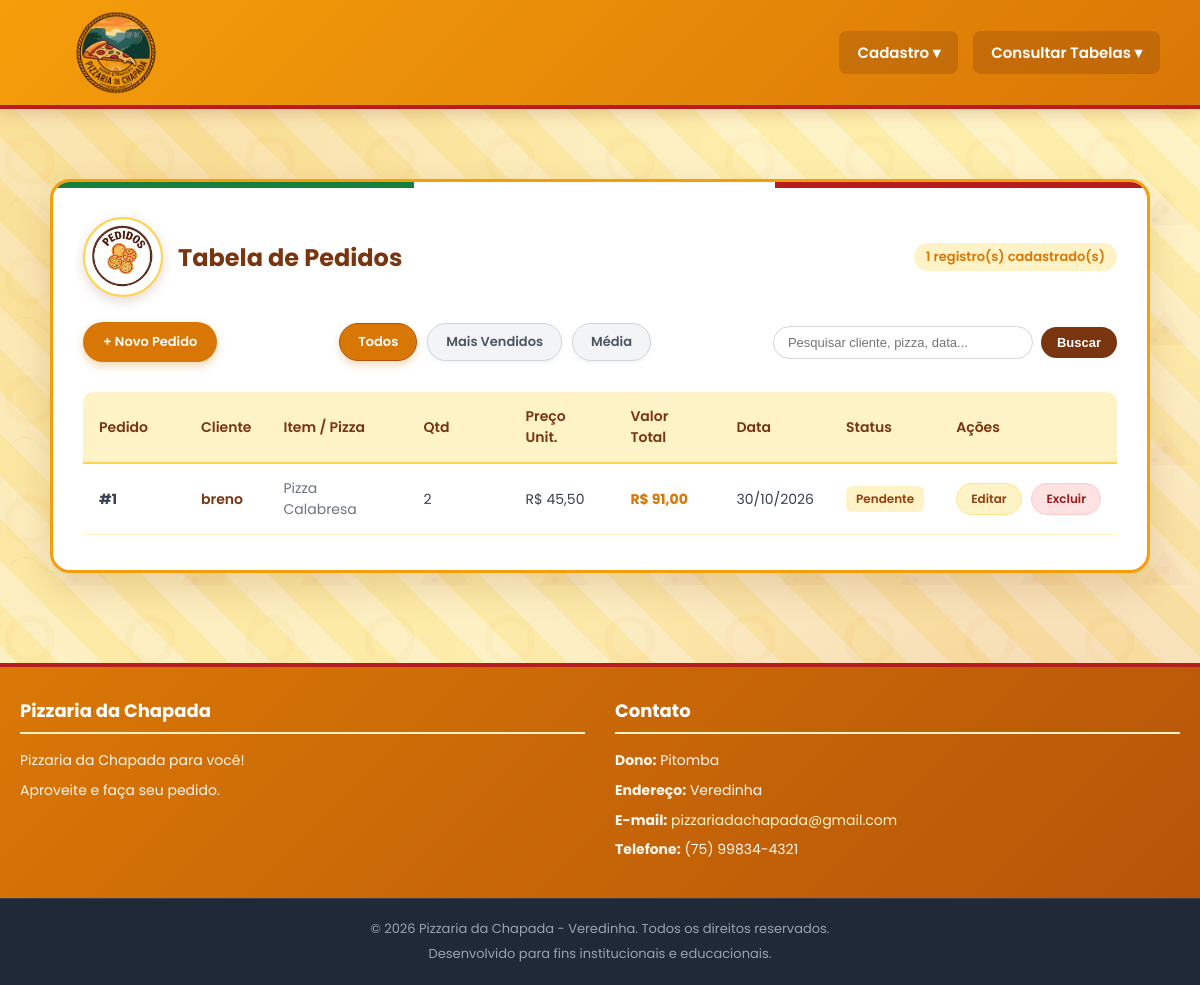
/consultar_pedido.php, run on an earlier commit of the app's database.
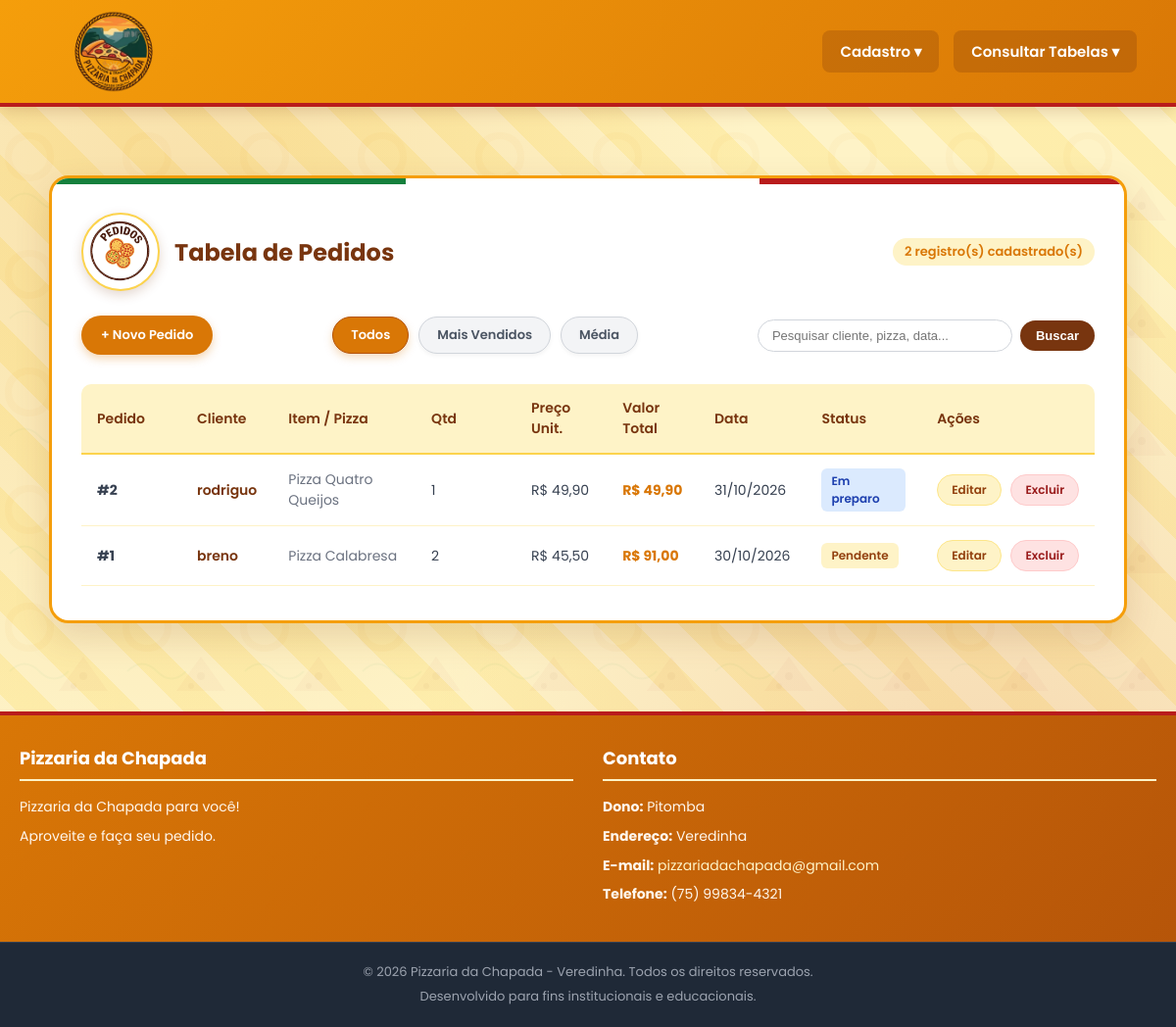
And on a later commit of the database.
### tables this page shows
CREATE TABLE IF NOT EXISTS pedido (
    id INT PRIMARY KEY AUTO_INCREMENT,
    data_pedido DATETIME NOT NULL DEFAULT CURRENT_TIMESTAMP,
    status VARCHAR(30) NOT NULL DEFAULT 'Pendente',
    valor_total DECIMAL(10, 2) NOT NULL DEFAULT 0.00,
    id_cliente INT NOT NULL,
    FOREIGN KEY (id_cliente) REFERENCES cliente(id) ON UPDATE CASCADE
);

CREATE TABLE IF NOT EXISTS cliente (
    id INT PRIMARY KEY AUTO_INCREMENT,
    nome VARCHAR(100) NOT NULL,
    email VARCHAR(100) UNIQUE DEFAULT NULL,
    senha VARCHAR(255) DEFAULT NULL,
    telefone VARCHAR(20),
    endereco VARCHAR(255),
    datacad DATETIME NOT NULL DEFAULT CURRENT_TIMESTAMP,
    nivel_acesso INT NOT NULL DEFAULT 1
);

CREATE TABLE IF NOT EXISTS produto (
    id INT PRIMARY KEY AUTO_INCREMENT,
    nome VARCHAR(150) NOT NULL,
    preco DECIMAL(10, 2) NOT NULL,
    estoque INT NOT NULL DEFAULT 0,
    id_categoria INT NOT NULL,
    FOREIGN KEY (id_categoria) REFERENCES categoria(id) ON UPDATE CASCADE
);

CREATE TABLE IF NOT EXISTS item_pedido (
    id INT PRIMARY KEY AUTO_INCREMENT,
    id_pedido INT NOT NULL,
    id_produto INT NOT NULL,
    quantidade INT NOT NULL,
    preco_unitario DECIMAL(10, 2) NOT NULL,
    FOREIGN KEY (id_pedido) REFERENCES pedido(id) ON DELETE CASCADE ON UPDATE CASCADE,
    FOREIGN KEY (id_produto) REFERENCES produto(id) ON UPDATE CASCADE
);

### consultar_pedido.php (the view, shortened to what the changed rows need)
<?php
include "conexao.php";
$filtro = isset($_GET['filtro']) ? $_GET['filtro'] : 'todos';
$sql = "SELECT p.id, p.data_pedido, p.status, p.valor_total, c.nome AS cliente_nome,
               pr.nome AS produto_nome, ip.quantidade, ip.preco_unitario
        FROM pedido p
        INNER JOIN cliente c ON p.id_cliente = c.id
        LEFT JOIN item_pedido ip ON p.id = ip.id_pedido
        LEFT JOIN produto pr ON ip.id_produto = pr.id
        WHERE 1=1";
if ($filtro === 'mais_vendidos') {
    $sql .= " ORDER BY ip.quantidade DESC, p.id DESC";
} else {
    $sql .= " ORDER BY p.id DESC";
}
$resultado = mysqli_query($conexao, $sql);
$total_ped = ($resultado) ? mysqli_num_rows($resultado) : 0;
?>
<!DOCTYPE html>
<html lang="pt-br">
<head>
    <link rel="stylesheet" href="style/base.css?v=10.0">
    <link rel="stylesheet" href="style/menu.css?v=10.0">
    <link rel="stylesheet" href="style/rodape.css?v=10.0">
    <link rel="stylesheet" href="style/componentes.css?v=10.0">
    <link rel="stylesheet" href="style/tabelas.css?v=10.0">
    <link rel="stylesheet" href="style/consultas.css?v=10.0">
</head>
<body class="bg-pizzaria">
    <div class="main-wrapper">
        <div class="table-card-container">
            <div class="table-header-flex">
                <div class="title-with-logo">
                    <img src="Pedidos.png" alt="Logo Pedidos" class="section-logo">
                    <h2>Tabela de Pedidos</h2>
                </div>
                <span class="badge-count"><?= $total_ped ?> registro(s) cadastrado(s)</span>
            </div>
            <div class="table-responsive">
                <table class="modern-table">
                    <thead>
                        <tr>
                            <th class="col-id">Pedido</th>
                            <th>Cliente</th>
                            <th>Item / Pizza</th>
                            <th class="col-qtd">Qtd</th>
                            <th>Preço Unit.</th>
                            <th>Valor Total</th>
                            <th>Data</th>
                            <th>Status</th>
                            <th class="col-acoes">Ações</th>
                        </tr>
                    </thead>
                    <tbody>
                        <?php if ($total_ped > 0): ?>
                            <?php while ($linha = mysqli_fetch_assoc($resultado)): ?>
                                <tr>
                                    <td><strong>#<?= (int)$linha['id'] ?></strong></td>
                                    <td><span class="category-name"><?= htmlspecialchars($linha['cliente_nome']) ?></span></td>
                                    <td><span class="category-desc"><?= htmlspecialchars($linha['produto_nome'] ?: 'Item avulso') ?></span></td>
                                    <td><?= (int)($linha['quantidade'] ?: 1) ?></td>
                                    <td>R$ <?= number_format($linha['preco_unitario'] ?: 0, 2, ',', '.') ?></td>
                                    <td><strong class="valor-total">R$ <?= number_format($linha['valor_total'], 2, ',', '.') ?></strong></td>
                                    <td>
                                        <?php
                                        if (!empty($linha['data_pedido'])) {
                                            $timestamp = strtotime($linha['data_pedido']);
                                            echo $timestamp !== false ? date('d/m/Y', $timestamp) : htmlspecialchars($linha['data_pedido']);
                                        } else {
                                            echo '-';
                                        }
                                        ?>
                                    </td>
                                    <td>
                                        <?php
                                        $status = $linha['status'];
                                        $status_classes = [
                                            'Pendente' => 'status-pendente',
                                            'Em preparo' => 'status-preparo',
                                            'Saiu para entrega' => 'status-entrega',
                                            'Entregue' => 'status-entregue',
                                        ];
                                        $status_classe = $status_classes[$status] ?? '';
                                        ?>
                                        <span class="status-badge <?= $status_classe ?>">
                                            <?= htmlspecialchars($status) ?>
                                        </span>
                                    </td>
                                    <td class="cell-actions">
                                        <a href="editar.php?tabela=pedido&id=<?= (int)$linha['id'] ?>" class="btn-action-edit">Editar</a>
                                        <a href="excluir.php?tabela=pedido&id=<?= (int)$linha['id'] ?>" class="btn-action-danger" onclick="return confirm('Deseja realmente cancelar/excluir este pedido?');">Excluir</a>
                                    </td>
                                </tr>
                            <?php endwhile; ?>
                        <?php endif; ?>
                    </tbody>
                </table>
            </div>
        </div>
    </div>
</body>
</html>

What changed in the data, as far as the page shows it:
added pedido: id "2", id_cliente.nome "rodriguo", produto.nome "Pizza Quatro Queijos", item_pedido.quantidade "1", item_pedido.preco_unitario "49,90", valor_total "49,90", data_pedido "31/10/2026", status "Em preparo"
Also different on the page:
$total_ped: "1" → "2"
